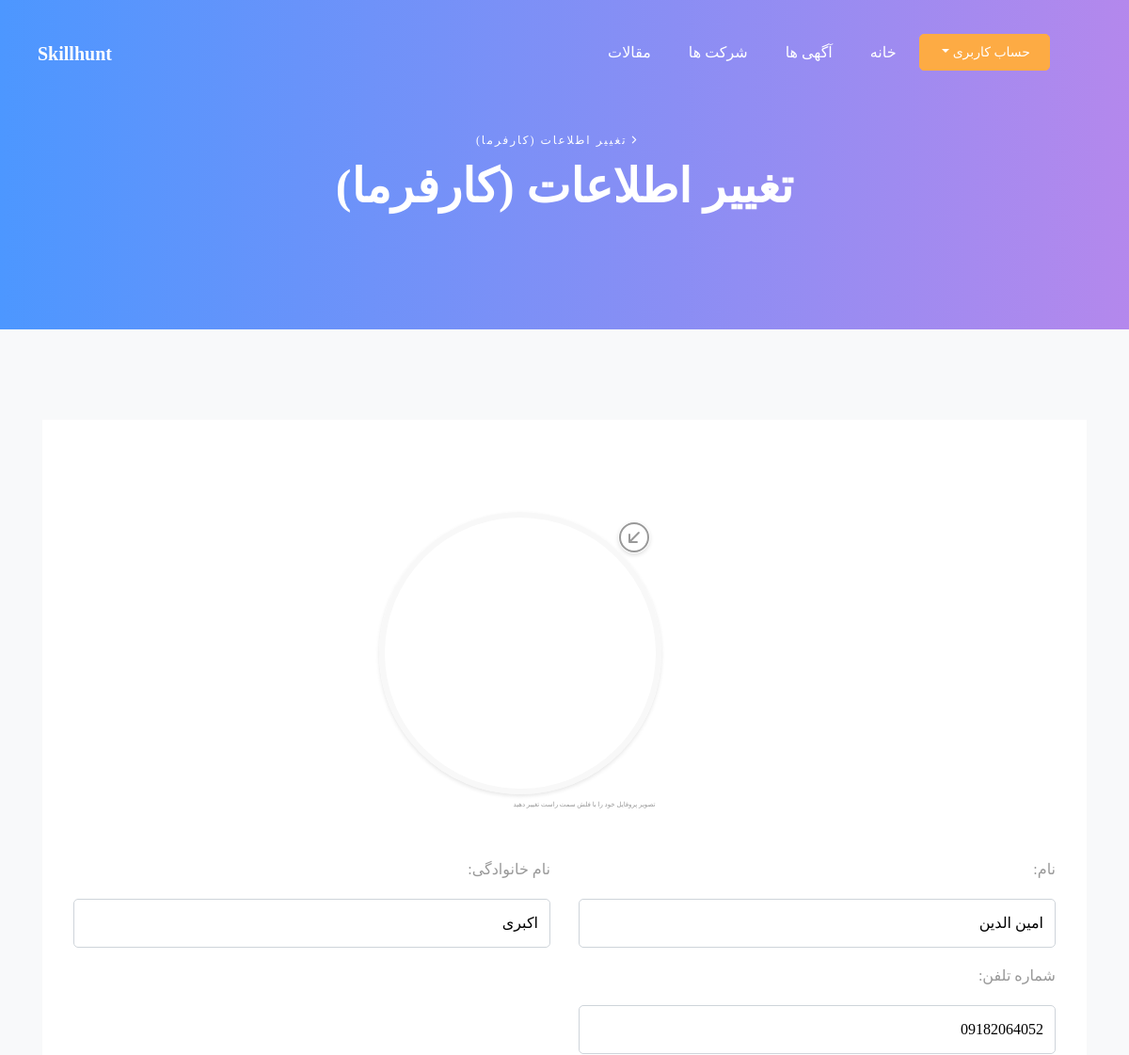
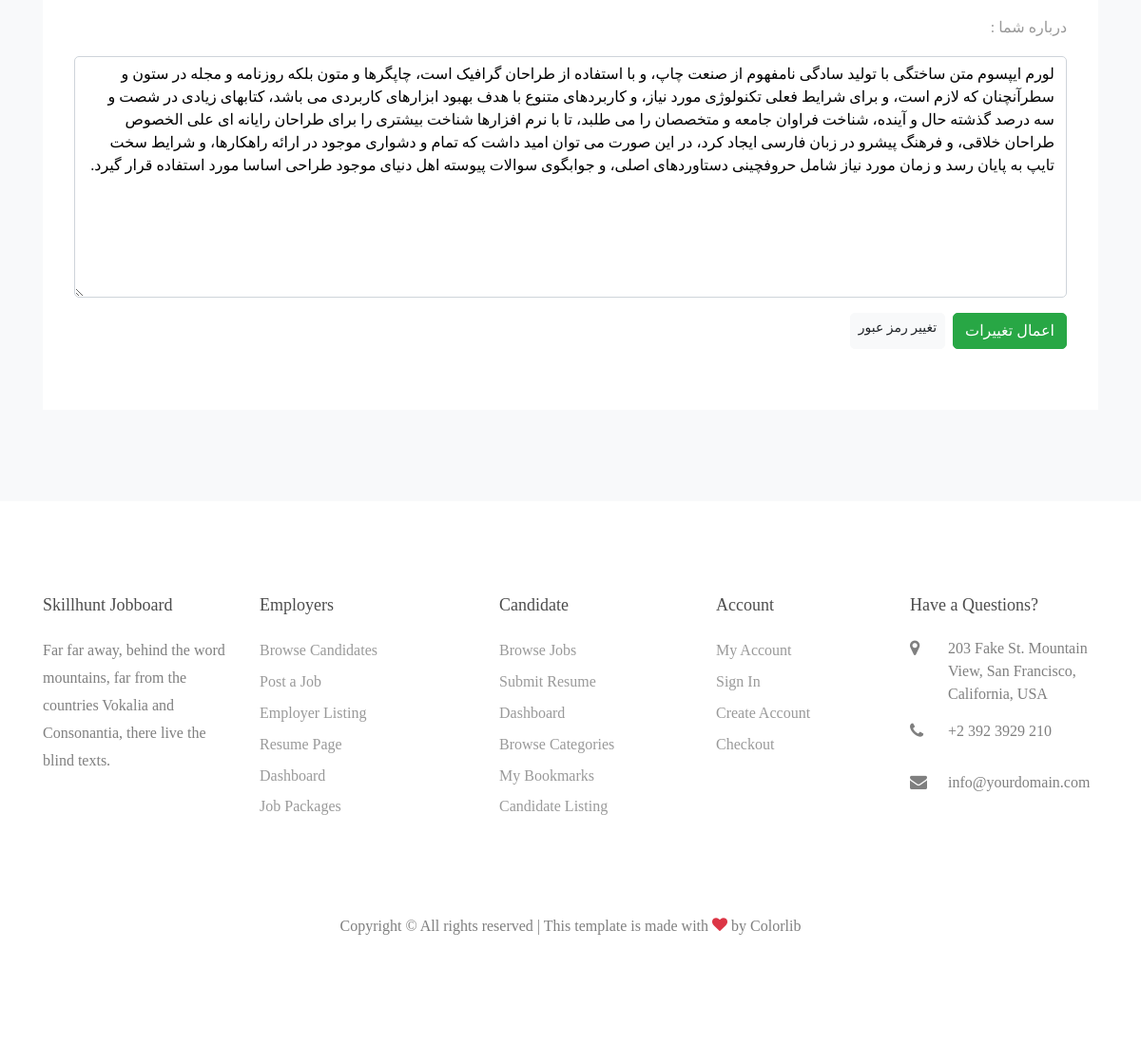
Screenshot of /edit_manager_info/2 (signed in) with the database file from the repository (2 pictures, top to bottom).
### Employer/models.py (models this page shows, shortened)
class Manager(models.Model):
	name 		= models.CharField(max_length = 100 , verbose_name = 'نام')
	family  	= models.CharField(max_length = 150 , verbose_name = 'نام خانوادگی')
	profile_pic = models.ImageField(null = True,blank = True,upload_to = upload_image_path)
	email 		= models.EmailField(verbose_name = 'ایمیل')
	phone 		= models.CharField(max_length = 11 , verbose_name = 'شماره تلفن')
	About 		= models.TextField(verbose_name = 'درباره شما ')

### Employer/views.py (the view, shortened to what this page needs)
# urls.py: path('edit_manager_info/<int:pk>' , login_required(EditMangerInfo.as_view()) , name = 'EditManagerInfo'),
class EditMangerInfo(UpdateView):
    form_class = EditManagerInfoForm
    model = Manager
    template_name = 'Employer/EditManagersInfo.html'
    def dispatch(self, request, *args, **kwargs):
        obj = self.get_object()
        if obj.email != self.request.user.username:
            return redirect('/')
        return super(EditMangerInfo, self).dispatch(request, *args, **kwargs)
    def get_context_data(self, **kwargs):
        context = super().get_context_data(**kwargs)
        context['title'] = 'تغییر اطلاعات (کارفرما)'
        context['user'] = Manager.objects.get(email = self.request.user.username)
        return context

### Employer/forms.py
class EditManagerInfoForm(ModelForm):
	class Meta:
		model = Manager
		exclude= ('email',)
	def __init__(self, *args, **kwargs):
		super(EditManagerInfoForm, self).__init__(*args, **kwargs)
		self.fields['profile_pic'].widget.attrs.update({'id':'imageUpload','class':'form-control','accept':'.png, .jpg, .jpeg','type':'file'})
		self.fields['profile_pic'].validators = [file_size]
		self.fields['name'].widget.attrs.update({'id':'name' , 'class':'form-control'})
		self.fields['family'].widget.attrs.update({'id':'family' , 'class':'form-control'})
		self.fields['phone'].widget.attrs.update({'id':'phone' , 'class':'form-control'})
		self.fields['About'].widget.attrs.update({'id':'About' , 'class':'form-control'})

### Controllers/templatetags/template-parts.py (called while the page is built)
@register.inclusion_tag('BASE_HTMLs/Nav.html' , takes_context=True)
def Navbar(context , request):
	try:
		is_a_manager = Manager.objects.get(email = request.user.username)
	except:
		is_a_manager = None
	try:
		is_a_employee = EmployeeModel.objects.get(employee = request.user)
	except:
		is_a_employee = None
	context = {}
	if request.user.is_authenticated:
		context['is_a_manager'] = is_a_manager
		context['is_a_employee'] = is_a_employee
		context['request'] = request
	return context

### templates/Employer/EditManagersInfo.html (shortened to what this page needs)
{% extends 'BASE_HTMLs/Base.html' %}
{% block common_content %}
<section class="ftco-section bg-light" dir="rtl">
	<div class="container">
		<form class="p-5 bg-white manager-register" method="POST" enctype="multipart/form-data">
			<div class="row form-group text-right">
					<div class="avatar-upload">
			        <div class="avatar-edit">
			            <label for="profile_pic"></label>
			        </div>
			        <div class="avatar-preview">
			            <div id="imagePreview" style="background-image: url({{user.profile_pic.url}});">
			            </div>
			            <small>تصویر پروفایل خود را با فلش سمت راست تغییر دهید</small>
			        </div>
			    </div>
				<div class="row form-group text-right">
	          <div class="col-md-6 mt-3 mb-md-0">
	            <label for="name">{{form.name.label_tag}}</label>
	            {{form.name}}
	          </div>
	          <div class="col-md-6 mt-3 mb-md-0">
	            <label for="name">{{form.family.label_tag}}</label>
	            {{form.family}}
	          </div>
	          <div class="col-md-6 mt-3 mb-md-0">
	            <label for="phone">{{form.phone.label_tag}}</label>
	            {{form.phone}}
	          </div>
	          <div class="col-md-12 mt-3 mb-md-0">
	            <label for="phone">{{form.About.label_tag}}</label>
	            {{form.About}}
	          </div>
	        </div>
	        <button type="submit" name="btn-edit" class="btn btn-success">اعمال تغییرات</button>
	    </form>
	    <a href="{% url 'UpdatePasswordManager' %}" class="btn btn-light btn-sm mr-2">تغییر رمز عبور</a>
	</div>
</section>
{% endblock %}

### rows the page displays
Manager: name "امین الدین", family "اکبری", phone "09182064052", About "لورم ایپسوم متن ساختگی با تولید سادگی نامفهوم از صنعت چاپ، و با استفاده از طراحان گرافیک است، چاپگرها و متون بلکه روزنامه و مجله در ستون و سطرآنچنان که لازم است، و برای شرایط فعلی تکنولوژی مورد نیاز، و کاربردهای متنوع با هدف بهبود ابزارهای کاربردی می باشد، کتابهای زیادی در شصت و سه درصد گذشته حال و آینده، شناخت فراوان جامعه و متخصصان را می طلبد، تا با نرم افزارها شناخت بیشتری را برای طراحان رایانه ای علی الخصوص طراحان خلاقی، و فرهنگ پیشرو در زبان فارسی ایجاد کرد، در این صورت می توان امید داشت که تمام و دشواری موجود در ارائه راهکارها، و شرایط سخت تایپ به پایان رسد و زمان مورد نیاز شامل حروفچینی دستاوردهای اصلی، و جوابگوی سوالات پیوسته اهل دنیای موجود طراحی اساسا مورد استفاده قرار گیرد."

### other values shown
{{ title }} "تغییر اطلاعات (کارفرما)"
